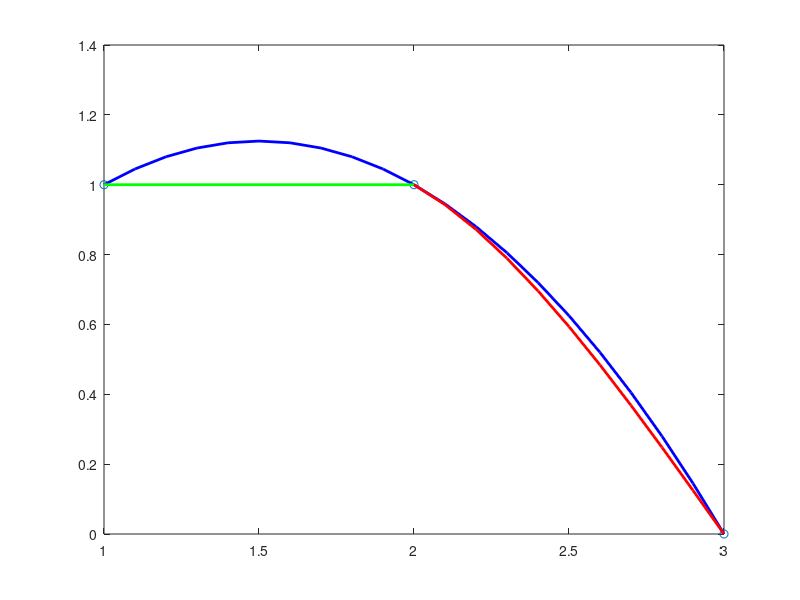

This figure's MATLAB source:

% set up plot
figure(1);
title(''); ylabel('y'); xlabel('x');


% matlab's built in method
x = [1 2 3];
y = [1 1 0];
xx=1:0.1:3;
yy = spline(x,y,xx);
plot(x,y,'o',xx,yy,'b-','LineWidth',2); hold on;

% to solve for our 4 unknowns, we need two more equations:
% s1''(x0) = 0 -> 6*d0*(-1+x) = 0, x = 1? 
% s2''(xn) = 0 -> -1.5+6*d1*(-2+x) = 0, x = 3?


% attempting to use matlab's solver...
%
%syms b0 b1;
%d1 = 1/4;
%d0 = 0;
%s0 = @(x,b0,d0) 1 + b0.*(x-1) + d0.*(x-1).^3;
%s1 = @(x,b1,d1) 1 + b1.*(x-2) - (.75).*(x-2).^2 + d1.*(x-2).^3;
%s0pp = @(x,d0) 6*d0*(-1+x);
%s1pp = @(x,d1) -1.5+6*d1*(-2+x);
%x0 = 1; xn = 3;
%S = solve(s0(1,b0,d0) == 1, s0(2,b0,d0) == 1, s1(2,b1,d1) == 1, s1(3,b1,d1) == 0, s0pp(x0,d0) == 0, s1pp(xn,d1) == 0);

% our plot (using the following vals+foos)

d0 = 0;
d1 = 1/4;
b0 = 0;
b1 = -1/2;

x0=1:0.1:2;
s0 = @(x) 1 + b0.*(x-1) + d0.*(x-1).^3;
plot(x0,s0(x0),'g-','LineWidth',2); hold on;

x1=2:0.1:3;
s1 = @(x) 1 + b1.*(x-2) - (.75).*(x-2).^2 + d1.*(x-2).^3;
plot(x1,s1(x1),'r-','LineWidth',2); 






